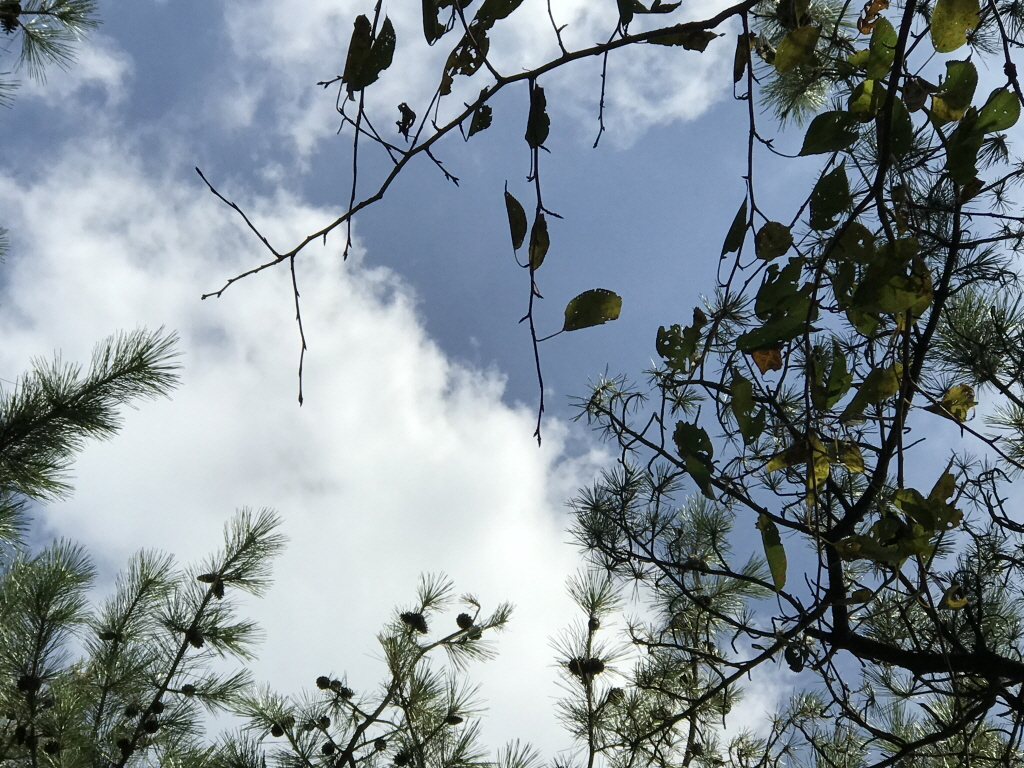
#> input picture chap1.4/sIMG_2180.jpg, 1024 x 768 px
$ jupyter execute 'Image Thresholding.ipynb'
#> lines starting #> are read from the running program, lines starting #| are printed output that depends on the picture; after the words box and inside, x2 and y2 are one past the last pixel; in counts of white or black regions, pixels touching at a corner belong together
[cell 1]
import cv2
import numpy as np
from matplotlib import pyplot as plt

[cell 2]
img = cv2.imread('sIMG_2180.jpg',0)
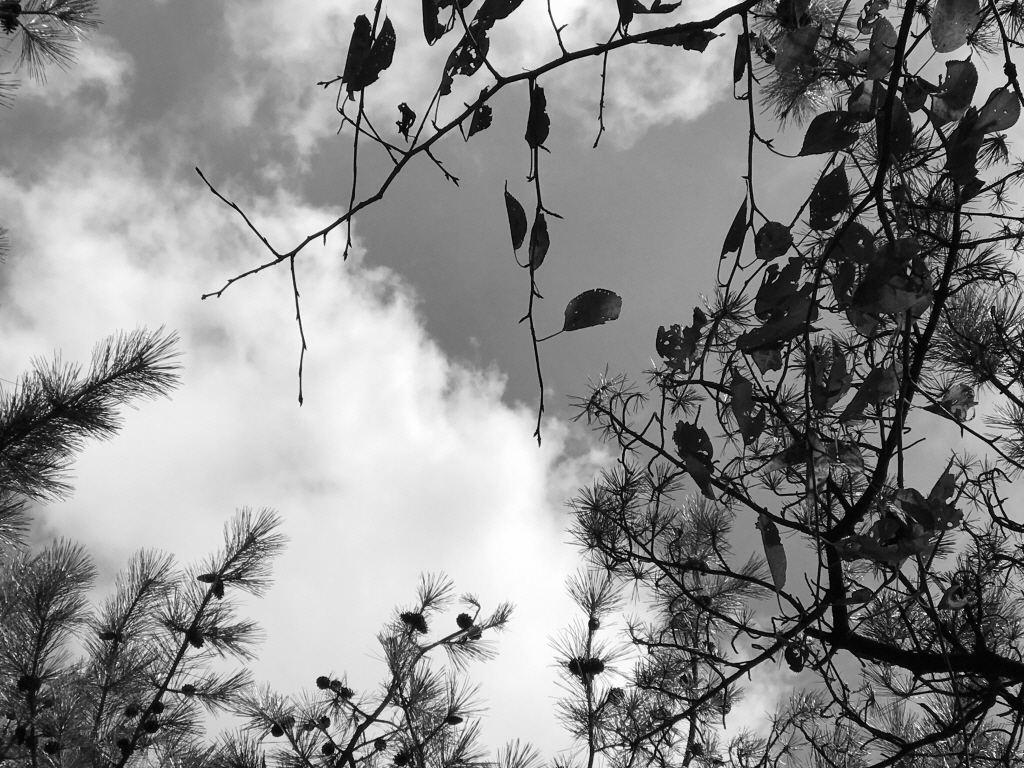
#> img: shape (768, 1024); min 0, max 255, mean 138.6
ret,thresh1 = cv2.threshold(img,127,255,cv2.THRESH_BINARY)
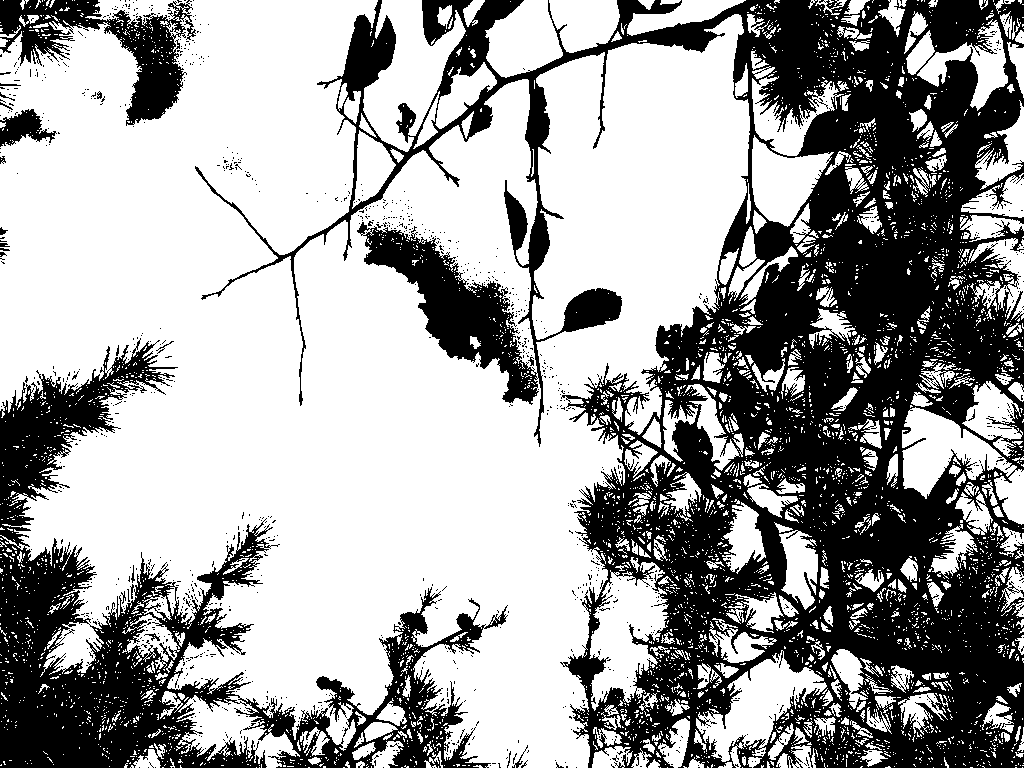
#> thresh1: shape (768, 1024); 63.2% white; 1139 black regions (1116 under 20 px), largest, box (x1, y1, x2, y2) and area: (195, 0, 1024, 768) 220093, (0, 338, 508, 768) 56415, (0, 0, 196, 126) 8734
ret,thresh2 = cv2.threshold(img,127,255,cv2.THRESH_BINARY_INV)
ret,thresh3 = cv2.threshold(img,127,255,cv2.THRESH_TRUNC)
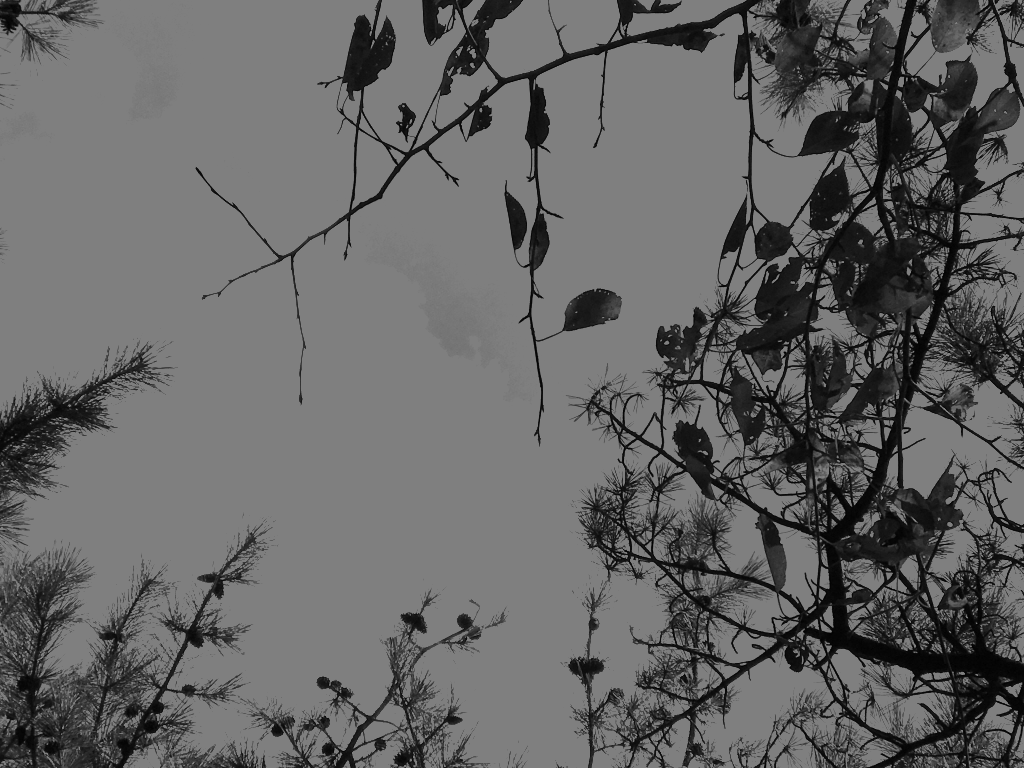
#> thresh3: shape (768, 1024); min 0, max 127, mean 100.8
ret,thresh4 = cv2.threshold(img,127,255,cv2.THRESH_TOZERO)
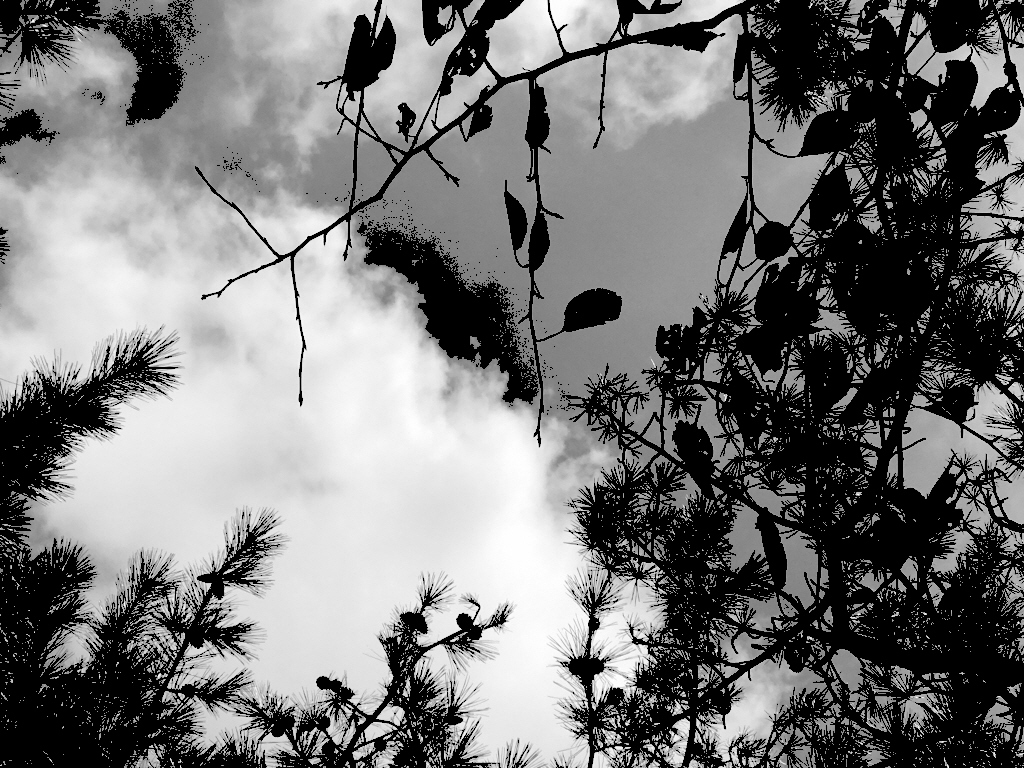
#> thresh4: shape (768, 1024); min 0, max 255, mean 118
ret,thresh5 = cv2.threshold(img,127,255,cv2.THRESH_TOZERO_INV)
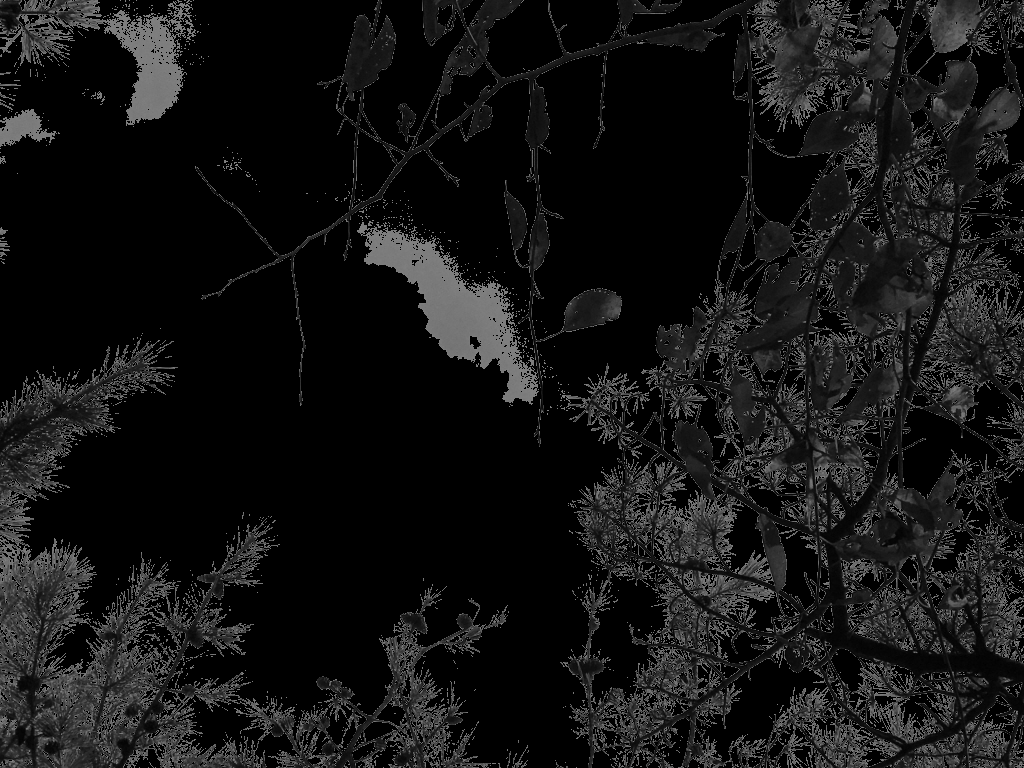
#> thresh5: shape (768, 1024); min 0, max 127, mean 20.6
titles = ['Original Image','BINARY','BINARY_INV','TRUNC','TOZERO','TOZERO_INV']
images = [img, thresh1, thresh2, thresh3, thresh4, thresh5]
plt.figure(figsize=(20,20))
for i in range(6):
    plt.subplot(2,3,i+1),plt.imshow(images[i],'gray')
    plt.title(titles[i])
    plt.xticks([]),plt.yticks([])
plt.show()

$ run again, with chap1.4/sIMG_2168.jpg copied over chap1.4/sIMG_2180.jpg
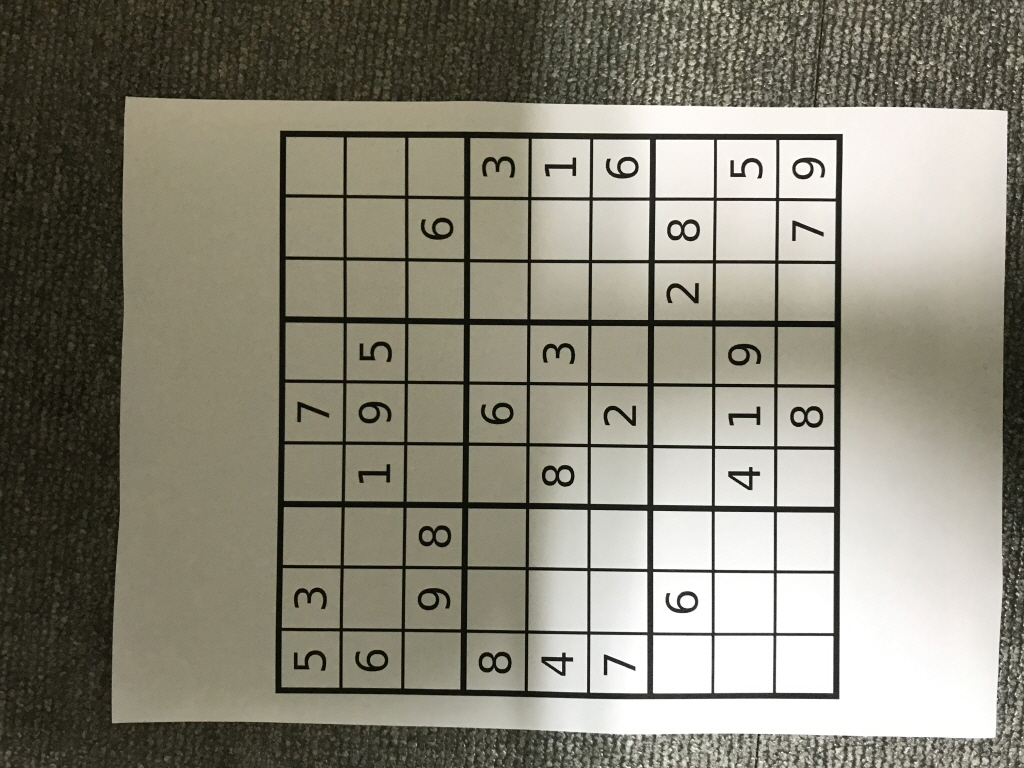
#> input picture chap1.4/sIMG_2168.jpg, 1024 x 768 px
#> `ret,thresh1 = cv2.threshold(img,127,255,cv2.THRESH_BINARY)`:
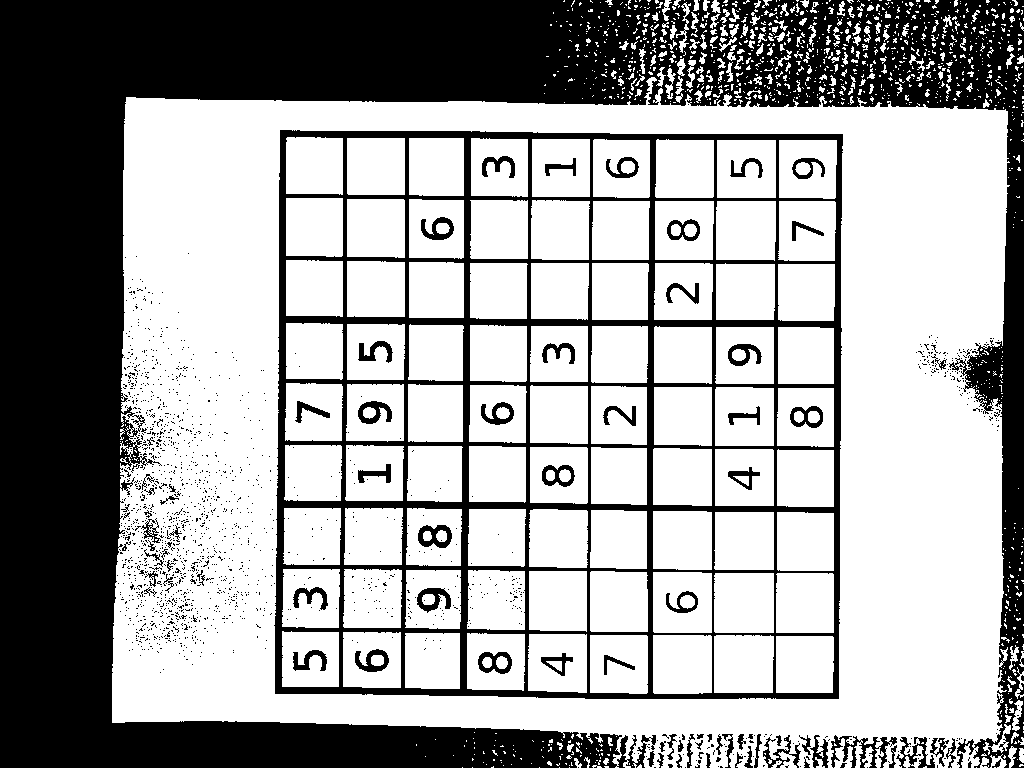
#> thresh1: shape (768, 1024); 64.3% white; 1651 black regions (1570 under 20 px), largest, box (x1, y1, x2, y2) and area: (0, 0, 1024, 768) 212105, (274, 130, 843, 699) 51327, (831, 735, 897, 768) 840
#> `ret,thresh5 = cv2.threshold(img,127,255,cv2.THRESH_TOZERO_INV)`:
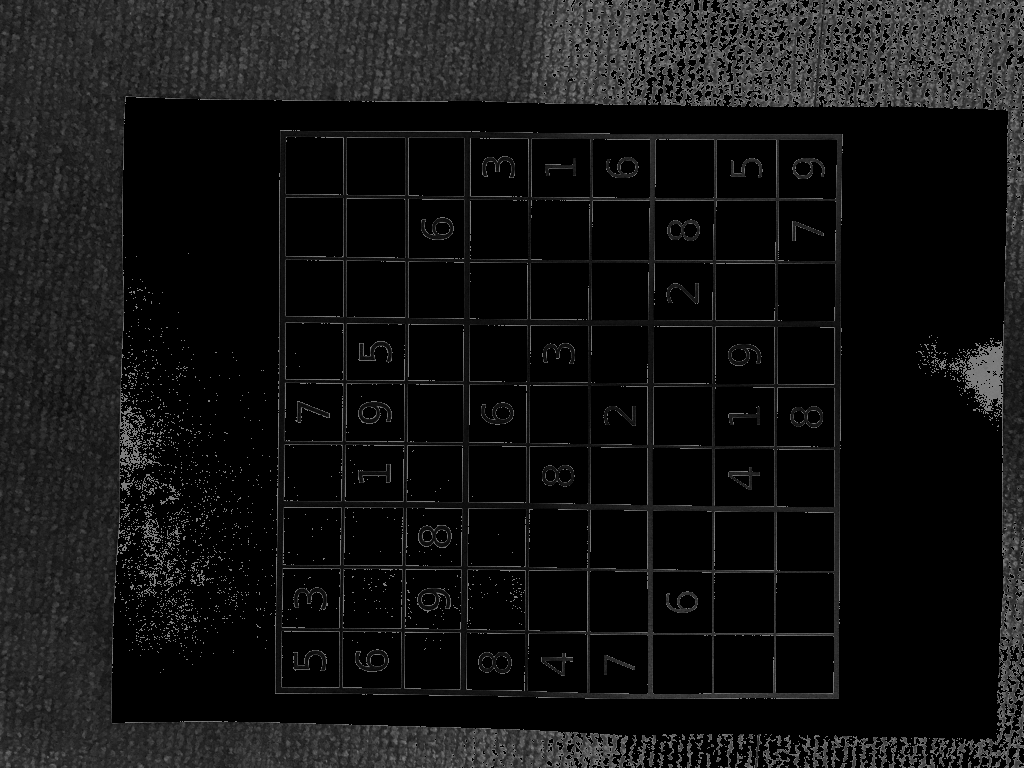
#> thresh5: shape (768, 1024); min 0, max 127, mean 18.6

$ run again, with chap1.4/001.jpg copied over chap1.4/sIMG_2180.jpg
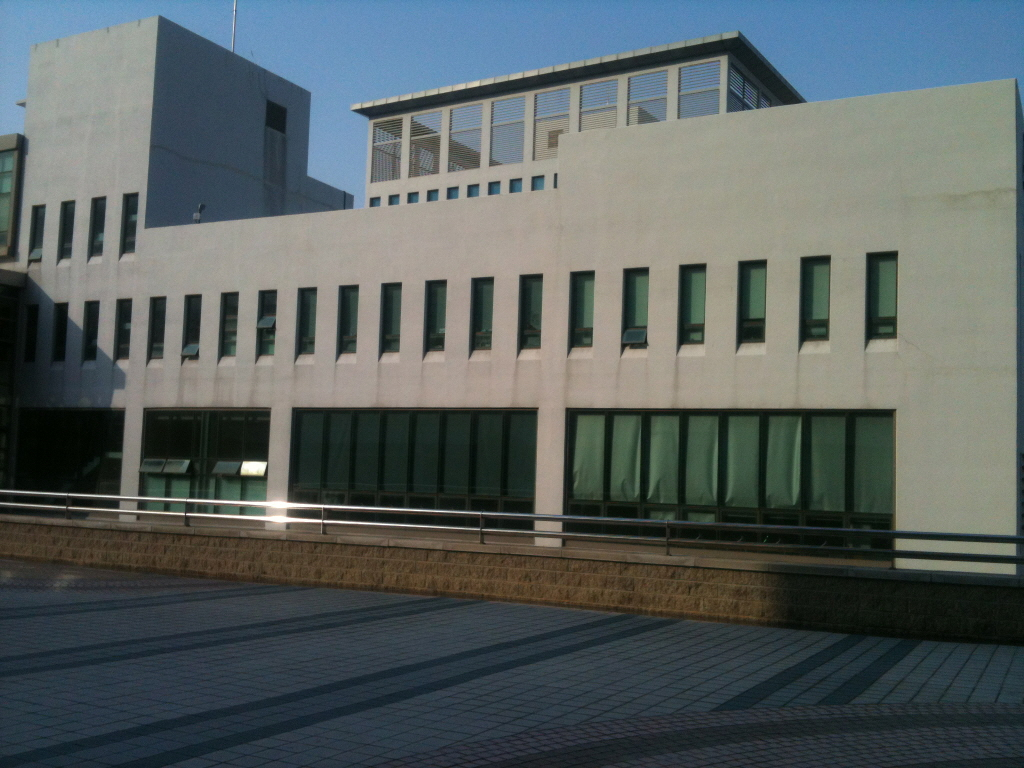
#> input picture chap1.4/001.jpg, 1024 x 768 px
#> `ret,thresh1 = cv2.threshold(img,127,255,cv2.THRESH_BINARY)`:
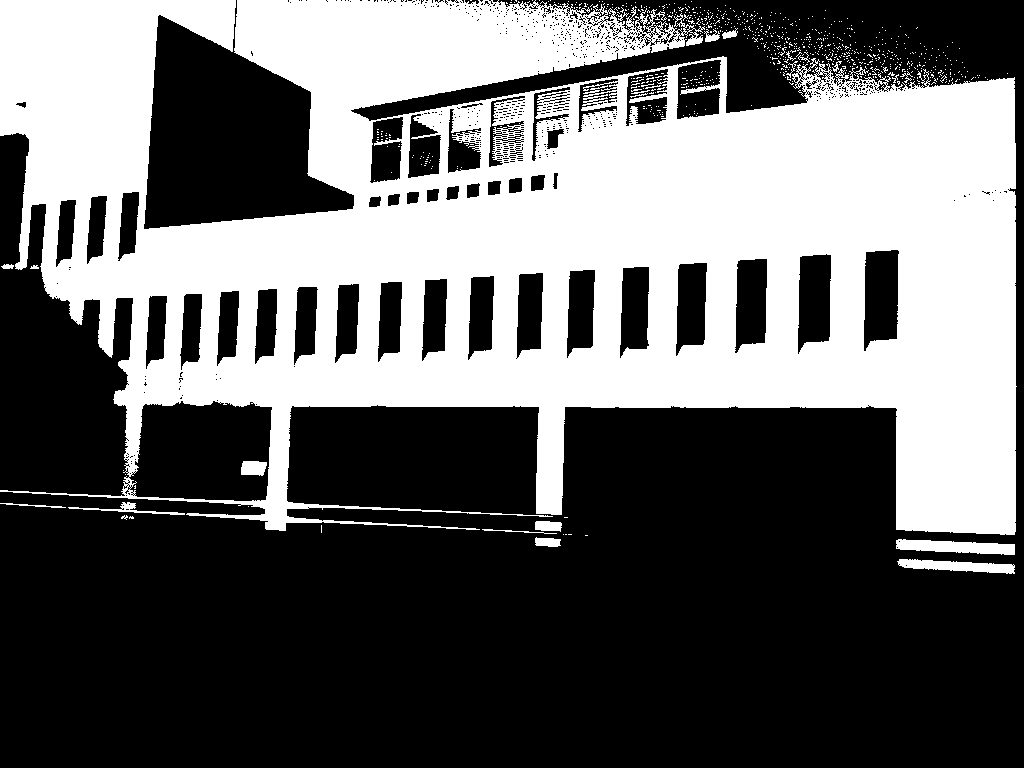
#> thresh1: shape (768, 1024); 40.2% white; 783 white regions (760 under 20 px), largest, box (x1, y1, x2, y2) and area: (0, 0, 1017, 535) 310466, (896, 539, 1015, 555) 1270, (897, 559, 1015, 574) 1044
#> `ret,thresh5 = cv2.threshold(img,127,255,cv2.THRESH_TOZERO_INV)`:
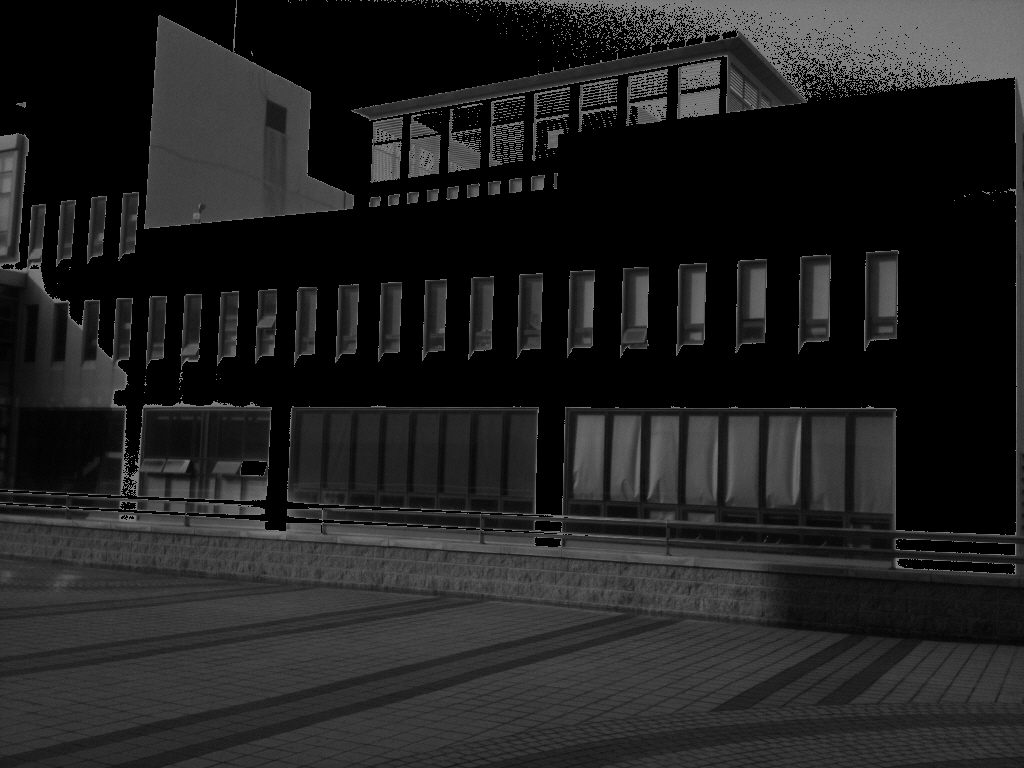
#> thresh5: shape (768, 1024); min 0, max 127, mean 32.7
